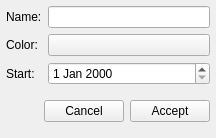
<?xml version="1.0" encoding="UTF-8"?>
<ui version="4.0">
 <class>WeekGoalWidget</class>
 <widget class="QWidget" name="WeekGoalWidget">
  <property name="geometry">
   <rect>
    <x>0</x>
    <y>0</y>
    <width>216</width>
    <height>138</height>
   </rect>
  </property>
  <property name="windowTitle">
   <string>Form</string>
  </property>
  <layout class="QVBoxLayout" name="verticalLayout">
   <property name="leftMargin">
    <number>6</number>
   </property>
   <property name="topMargin">
    <number>6</number>
   </property>
   <property name="rightMargin">
    <number>6</number>
   </property>
   <property name="bottomMargin">
    <number>6</number>
   </property>
   <item>
    <widget class="QWidget" name="widget" native="true">
     <layout class="QGridLayout" name="gridLayout">
      <property name="leftMargin">
       <number>0</number>
      </property>
      <property name="topMargin">
       <number>0</number>
      </property>
      <property name="rightMargin">
       <number>0</number>
      </property>
      <property name="bottomMargin">
       <number>0</number>
      </property>
      <item row="0" column="0">
       <widget class="QLabel" name="label">
        <property name="text">
         <string>Name:</string>
        </property>
       </widget>
      </item>
      <item row="0" column="1">
       <widget class="QLineEdit" name="name_LineEdit"/>
      </item>
      <item row="1" column="0">
       <widget class="QLabel" name="label_2">
        <property name="text">
         <string>Color:</string>
        </property>
       </widget>
      </item>
      <item row="1" column="1">
       <widget class="QPushButton" name="btn_Color">
        <property name="minimumSize">
         <size>
          <width>30</width>
          <height>20</height>
         </size>
        </property>
        <property name="text">
         <string/>
        </property>
       </widget>
      </item>
      <item row="2" column="0">
       <widget class="QLabel" name="label_3">
        <property name="text">
         <string>Start:</string>
        </property>
       </widget>
      </item>
      <item row="2" column="1">
       <widget class="QDateEdit" name="startDate_DateEdit"/>
      </item>
     </layout>
    </widget>
   </item>
   <item>
    <widget class="QWidget" name="widget_2" native="true">
     <layout class="QHBoxLayout" name="horizontalLayout">
      <property name="leftMargin">
       <number>0</number>
      </property>
      <property name="topMargin">
       <number>0</number>
      </property>
      <property name="rightMargin">
       <number>0</number>
      </property>
      <property name="bottomMargin">
       <number>0</number>
      </property>
      <item>
       <spacer name="horizontalSpacer">
        <property name="orientation">
         <enum>Qt::Horizontal</enum>
        </property>
        <property name="sizeHint" stdset="0">
         <size>
          <width>69</width>
          <height>20</height>
         </size>
        </property>
       </spacer>
      </item>
      <item>
       <widget class="QPushButton" name="btn_Cancel">
        <property name="text">
         <string>Cancel</string>
        </property>
       </widget>
      </item>
      <item>
       <widget class="QPushButton" name="btn_Accept">
        <property name="text">
         <string>Accept</string>
        </property>
       </widget>
      </item>
     </layout>
    </widget>
   </item>
  </layout>
 </widget>
 <resources/>
 <connections/>
</ui>
